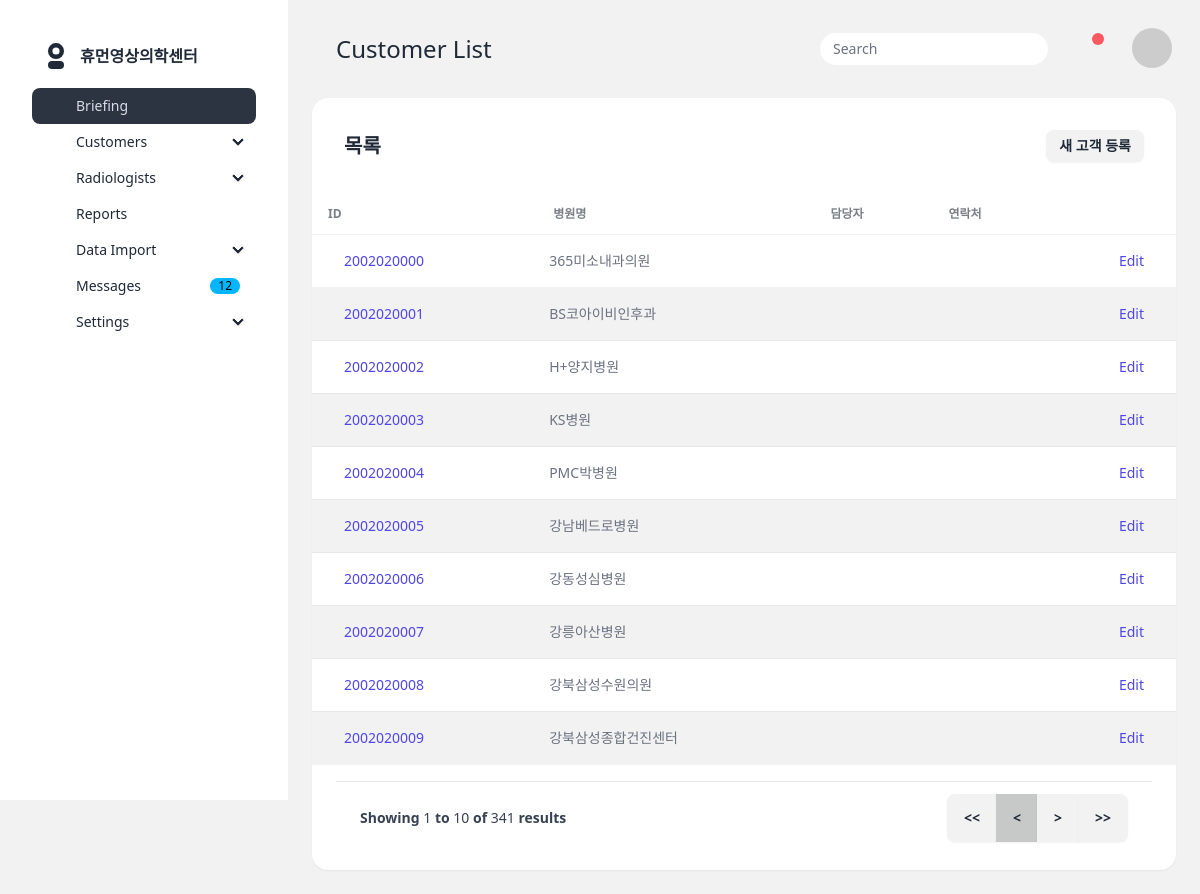
Screenshot of /customer/ with the database file from the repository.
### customer/models.py (models this page shows, shortened)
class Company(models.Model):
    business_name = models.CharField(max_length=100, null=True, blank=True)
    president_name = models.CharField(max_length=100, null=True, blank=True)
    address = models.CharField(max_length=100, null=True, blank=True)
    suite = models.CharField(max_length=20, null=True, blank=True)
    city = models.CharField(max_length=20, null=True, blank=True)
    state = models.CharField(max_length=20, null=True, blank=True)
    country = models.CharField(max_length=30, null=True, blank=True)
    zipcode = models.CharField(max_length=10, null=True, blank=True)
    office_phone = models.CharField(max_length=20, null=True, blank=True)
    office_fax = models.CharField(max_length=20, null=True, blank=True)
    office_email = models.EmailField(null=True, blank=True)
    website = models.URLField(null=True, blank=True)
    ein = models.CharField(max_length=20, null=True, blank=True)
    class Meta:
        verbose_name = "Company"
        verbose_name_plural = "Companies"

### customer/views.py (the view)
# urls.py: path("", views.index, name="index"),
def index(request):
    companies = Company.objects.all()
    paginator = Paginator(companies, 10)  # Show 10 companies per page
    page_number = request.GET.get("page")
    page_obj = paginator.get_page(page_number)
    context = {"page_obj": page_obj, "title": "Customer List"}
    return render(request, "customer/index.html", context)

### templates/customer/index.html (shortened to what this page needs)
{% extends 'app_base.html' %}
{% block header %}
    {% include 'app_base_header.html' %}
{% endblock %}
{% block content %}
    <section class="card col-span-12 overflow-hidden bg-base-100 shadow-sm xl:col-span-12">
      <div class="card-body grow-0">
        <div class="flex justify-between gap-2">
          <h2 class="card-title grow">
            <a class="link-hover link">목록</a>
          </h2>
          <a class="btn btn-sm"
            hx-get="{% url 'customer:new_customer' %}"
            hx-trigger="click"
            hx-target="#main_area"
            hx-swap="outerHTML"
          > 새 고객 등록
           </a>
        </div>
      </div>
      <div class="overflow-x-auto">
        <table class="table table-zebra">
        <thead>
          <tr>
            <th>ID</th>
            <th>병원명</th>
            <th>담당자</th>
            <th>연락처</th>
            <th>
            </th>
          </tr>
        </thead>
        <tbody class="divide-y divide-gray-200 bg-white">
          {% for company in page_obj %}
          <tr>
            <td
              class="whitespace-nowrap py-4 pl-4 pr-3 text-sm font-medium text-gray-900 sm:pl-6 lg:pl-8"
            >
              <a href="#"
                hx-get="{% url 'customer:detail' 1205 %}"
                hx-trigger="click"
                hx-target="#main_area"
                hx-swap="outerHTML"
                hx-history-push-url="true"
                class="text-indigo-600 hover:text-indigo-900"
                >{{ company.ein }}</a
              >
            </td>
            <td class="whitespace-nowrap px-3 py-4 text-sm text-gray-500">
              {{ company.business_name }}
            </td>
            <td class="whitespace-nowrap px-3 py-4 text-sm text-gray-500">
            </td>
            <td class="whitespace-nowrap px-3 py-4 text-sm text-gray-500">
            </td>
            <td
              class="relative whitespace-nowrap py-4 pl-3 pr-4 text-right text-sm font-medium sm:pr-6 lg:pr-8"
            >
              <a href="#" class="text-indigo-600 hover:text-indigo-900"
                >Edit</a
              >
            </td>
          </tr>
          {% endfor %}
        </tbody>
        <tfoot>
          <tr>
            <td colspan="5" class="px-6 py-4 whitespace-nowrap text-sm text-gray-500">
              <div class="flex items-center justify-between border-t border-gray-200 bg-white px-4 py-3 sm:px-6">
                <div>
                  <p class="text-sm text-gray-700">
                    Showing
                    <span class="font-medium">{{ page_obj.start_index }}</span>
                    to
                    <span class="font-medium">{{ page_obj.end_index }}</span>
                    of
                    <span class="font-medium">{{ page_obj.paginator.count }}</span>
                    results
                  </p>
                </div>
                <div class="join">
                  <button class="join-item btn"><<</button>
                  <button class="join-item btn btn-active"><</button>
                  <button class="join-item btn">></button>
                  <button class="join-item btn">>></button>
                </div>
              </div>
            </td>
          </tr>
        </tfoot>
      </table>
    </div>
  </div>
{% endblock %}
{% block aside %}
	{% include 'app_base_aside.html' %}
{% endblock %}

### templates/app_base.html (shortened to what this page needs)
{% load static %}
{% load humanize %}
{% load static tailwind_tags %}
<!doctype html>
<html data-theme="light">
	<head>
        {% tailwind_css %}
	</head>
    <body class="drawer min-h-screen bg-base-200 lg:drawer-open">
		<main class="drawer-content" id="main_area">
			<div class="grid grid-cols-12 grid-rows-[min-content] gap-y-6 p-4 lg:gap-x-12 lg:p-6">
				{% block header %}
				{% endblock %}
				{% block content %}
				{% endblock %}
		</main>
		{% block aside %}
		{% endblock %}
    </body>
</html>

### templates/app_base_header.html (shortened to what this page needs)
<header class="col-span-12 flex items-center gap-2 lg:gap-4">
	<div class="grow">
		<h1 class="lg:text-2xl text-bold mx-2 px-4">{{ title }}</h1>
	</div>
	<div>
		<input
			type="text"
			placeholder="Search"
			class="input input-sm rounded-full max-sm:w-24" />
	</div>
	<div class="dropdown dropdown-end z-10">
		<div tabindex="0" class="btn btn-circle btn-ghost">
			<div class="indicator">
				<span class="badge indicator-item badge-error badge-xs"></span>
				<svg data-src="https://unpkg.com/heroicons/20/solid/bell.svg" class="h-5 w-5"></svg>
			</div>
		</div>
	</div>
	<div class="dropdown-end dropdown z-10">
		<div tabindex="0" class="avatar btn btn-circle btn-ghost">
			<div class="w-10 rounded-full">
				<img src="https://picsum.photos/80/80?5" />
			</div>
		</div>
	</div>
</header>

### templates/app_base_aside.html (shortened to what this page needs)
<aside class="drawer-side z-10">
    <nav class="flex min-h-screen w-72 flex-col gap-2 overflow-y-auto bg-base-100 px-6 py-10">
        <div class="mx-4 flex items-center gap-2 font-black">
            휴먼영상의학센터
        </div>
        <ul class="menu">
            <li>
                <a href="{% url 'briefing:index' %}" class="active">
                    <svg data-src="https://unpkg.com/heroicons/20/solid/home.svg" class="h-5 w-5"></svg>
                    Briefing
                </a>
            </li>
            <li>
                <details>
                    <summary>
                        <svg
                            data-src="https://unpkg.com/heroicons/20/solid/squares-2x2.svg"
                            class="h-5 w-5"></svg>
                        Customers
                    </summary>
                </details>
            </li>
            <li>
                <details>
                    <summary>
                        <svg
                            data-src="https://unpkg.com/heroicons/20/solid/credit-card.svg"
                            class="h-5 w-5"></svg>
                         Radiologists
                    </summary>
                </details>
            </li>
            <li>
                <a>
                    <svg
                        data-src="https://unpkg.com/heroicons/20/solid/chart-pie.svg"
                        class="h-5 w-5"></svg>
                    Reports
                </a>
            </li>
            <li>
                <details>
                    <summary>
                        <svg
                            data-src="https://unpkg.com/heroicons/20/solid/document-text.svg"
                            class="h-5 w-5"></svg>
                        Data Import
                    </summary>
            </li>
            <li>
                <a>
                    <svg data-src="https://unpkg.com/heroicons/20/solid/inbox.svg" class="h-5 w-5"></svg>
                    Messages
                    <span class="badge badge-info badge-sm">12</span>
                </a>
            </li>
            <li>
                <details>
                    <summary>
                        <svg
                            data-src="https://unpkg.com/heroicons/20/solid/adjustments-vertical.svg"
                            class="h-5 w-5"></svg>
                        Settings
                    </summary>
                </details>
            </li>
        </ul>
    </nav>
</aside>

### rows the page displays
Company: ein "2002020000", business_name "365미소내과의원"
Company: ein "2002020001", business_name "BS코아이비인후과"
Company: ein "2002020002", business_name "H+양지병원"
Company: ein "2002020003", business_name "KS병원"
Company: ein "2002020004", business_name "PMC박병원"
Company: ein "2002020005", business_name "강남베드로병원"
Company: ein "2002020006", business_name "강동성심병원"
Company: ein "2002020007", business_name "강릉아산병원"
Company: ein "2002020008", business_name "강북삼성수원의원"
Company: ein "2002020009", business_name "강북삼성종합건진센터"

### other values shown
{{ title }} "Customer List"
{{ page_obj.start_index }} "1"
{{ page_obj.end_index }} "10"
{{ page_obj.paginator.count }} "341"
